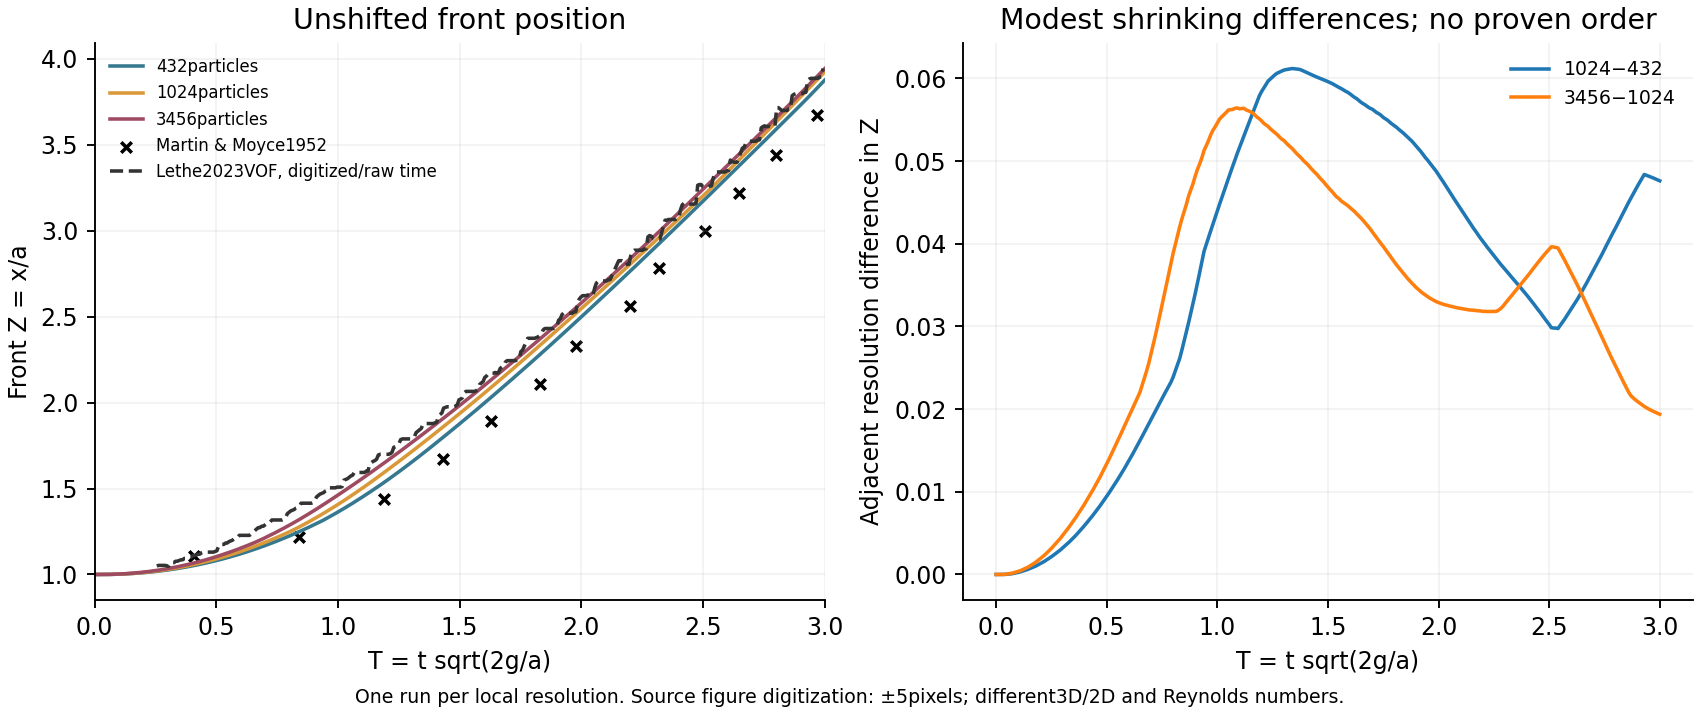

Reproduce this figure in Python.
"""Three local resolutions plus a source-pinned, pixel-digitized VOF reference.

No fitted time shift, solver tuning, original F acceptance change, or claim that
a shrinking pairwise difference proves asymptotic convergence.
"""
from pathlib import Path
from datetime import datetime, timezone
import json
import numpy as np
from PIL import Image

HERE = Path(__file__).resolve().parent


def read(path):
    return json.loads(path.read_text())


def main():
    destination = HERE/'convergence.json'
    assert not destination.exists(), 'Preserve the completed supplement'
    grid = np.linspace(0, 3, 301)
    curves, rows = [], []
    for label, dx in [('dam_break_native_trace', .01), ('dam_break_intermediate_convergence', .0075), ('dam_break_refinement', .005)]:
        folder = HERE/'runs'/label
        d = read(folder/('result.json' if (folder/'result.json').exists() else 'metrics.json'))
        sample = read(folder/'samples.json')
        T = np.r_[0, [r['t'] for r in sample]]*np.sqrt(2*9.81/.06)
        Z = np.r_[1, [r['front_x_m']/.06 for r in sample]]
        curves.append(np.interp(grid, T, Z))
        rows.append(dict(label=label, particles=d['metrics']['particles'], spacing_m=dx,
                         raw_experiment_max_relative_error=d['dam_break_comparison']['max_relative_error'],
                         meets_original_local_10pct_gate=d['dam_break_comparison']['max_relative_error'] <= .1,
                         source=f'f_tier/A01/runs/{label}/samples.json'))
    differences = []
    for index in range(2):
        delta = curves[index+1]-curves[index]
        differences.append(dict(pair=[rows[index]['particles'], rows[index+1]['particles']],
                                RMS_delta_Z=float(np.sqrt(np.mean(delta**2))), max_absolute_delta_Z=float(np.max(np.abs(delta)))))
    # This source image's axes are exact known plotted ranges: T0..3.5, Z1..4.
    # Black curve/markers; red experimental points and legend are not the curve.
    image = np.asarray(Image.open(HERE/'lethe_reference_front.png').convert('RGB'))
    assert image.shape[:2] == (480, 640)
    pixels = []
    for x in range(100, 531):
        ys = np.flatnonzero(np.all(image[64:424, x, :] < 80, axis=1))+64
        # Exclude the source legend's rectangle. Where red experiment markers
        # occlude the numerical curve, no dark curve pixels can be extracted;
        # those columns remain gaps rather than becoming black legend text.
        if x <= 407:
            ys = ys[ys > 114]
        if len(ys):
            bottom = ys.max()
            # The numerical curve is the lowest dark connected segment in each
            # column. The detached legend is above it wherever they overlap X.
            ys = ys[ys >= bottom-8]
            pixels.append([x, float(np.median(ys))])
    pixels = np.asarray(pixels)
    corrected_T = (pixels[:, 0]-80)/(576-80)*3.5
    digitized_Z = 1+(427-pixels[:, 1])/(427-58)*3
    raw_T = corrected_T-.175  # Undo, rather than fit, the publisher's correction.
    usable = (raw_T >= .25) & (raw_T <= 3)
    raw_T, digitized_Z = raw_T[usable], digitized_Z[usable]
    assert len(raw_T) > 200 and np.min(digitized_Z) >= 1
    reference_grid = np.linspace(max(.25, raw_T.min()), min(3., raw_T.max()), 251)
    reference_Z = np.interp(reference_grid, raw_T, digitized_Z)
    for row, curve in zip(rows, curves):
        native = np.interp(reference_grid, grid, curve)
        delta = native-reference_Z
        row['digitized_VOF_comparison'] = dict(RMSE_Z=float(np.sqrt(np.mean(delta**2))),
            mean_relative_error=float(np.mean(np.abs(delta/reference_Z))),
            max_relative_error=float(np.max(np.abs(delta/reference_Z))))
    np.savetxt(HERE/'reference_lethe/digitized_front.csv', np.c_[raw_T, digitized_Z], delimiter=',',
               header='raw_dimensionless_T,digitized_front_Z', comments='')
    result = dict(status='THREE_RESOLUTION_AND_PUBLIC_NUMERICAL_COMPARISON_COMPLETE',
        completed_utc=datetime.now(timezone.utc).isoformat(), new_native_runs=1,
        local_resolutions=rows, pairwise_differences=differences,
        adjacent_RMS_difference_ratio=differences[1]['RMS_delta_Z']/differences[0]['RMS_delta_Z'],
        interpretation='Adjacent differences shrink modestly, while agreement with the1952experiment worsens under refinement. Neither the coarse pass nor this three-level trend establishes asymptotic convergence or physical validity.',
        dissipation_hypothesis='Reduced numerical dissipation under refinement and unmodeled release/bottom effects can explain a faster front. These data do not isolate that cause from boundary/finite-width/solver-discretization errors; no viscosity/clock correction was fitted.',
        count_correction='240/1920/15360 are the separate robot-pour resolutions. The existing dam-break column is432/3456; a1024-particle intermediate preserves its0.06x0.06x0.12m geometry instead of changing the shape to force requested counts.',
        numerical_reference=dict(method='Lethe2023 two-phase VOF Q1-Q1/BDF1, slip walls, adaptive refinement3..5 (finest nominaldx=1/32, columnwidth/dx112).',
            commit='34d345af9ca9c05214cc7ebced1e65e94643bb27',
            source='https://github.com/chaos-polymtl/lethe/tree/34d345af9ca9c05214cc7ebced1e65e94643bb27/doc/source/examples/multiphysics/dam-break',
            figure='f_tier/A01/lethe_reference_front.png', digitized_data='f_tier/A01/reference_lethe/digitized_front.csv',
            raw_numerical_data_available=False, pixel_uncertainty=dict(assumed_pixels=5, T=.0353, Z=.0407),
            time_shift_fitted=False, undo_publisher_dimensionless_time_shift=.175,
            comparability='Same height/width2, nondimensional variables. Independent two-dimensional two-phase slip-wall reference versus finite-width3D single-phase localDFSPH; gravity/viscosity scales imply unequal Reynolds numbers. Pixel data supports a descriptive comparison only, not a high-precision validation gate.'),
        acceptance_changed=False)
    destination.write_text(json.dumps(result, indent=2)+'\n')
    canonical = read(HERE/'result.json')
    canonical['dam_break_convergence_supplement'] = result
    note = 'Three dam-break resolutions432/1024/3456 have raw experiment errors8.04/11.15/14.52%; pairwise trend does not establish convergence. A source-pinned2023 LetheVOF figure is digitized with pixel uncertainty and its published+.175time shift undone, not fitted.'
    if note not in canonical['differences']: canonical['differences'].append(note)
    (HERE/'result.json').write_text(json.dumps(canonical, indent=2)+'\n')
    import matplotlib
    matplotlib.use('Agg')
    import matplotlib.pyplot as plt
    fig, axes = plt.subplots(1, 2, figsize=(10, 4.2), layout='constrained')
    for row, curve, color in zip(rows, curves, ['#35788f', '#d99938', '#9e4b61']):
        axes[0].plot(grid, curve, color=color, label=f"{row['particles']}particles")
    experiment = read(HERE/'runs/dam_break_native_trace/result.json')['dam_break_comparison']
    axes[0].scatter(experiment['T_ref'], experiment['Z_ref'], marker='x', color='black', s=20, label='Martin & Moyce1952')
    axes[0].plot(raw_T, digitized_Z, color='#333', ls='--', label='Lethe2023VOF, digitized/raw time')
    axes[0].set(xlabel='T = t sqrt(2g/a)', ylabel='Front Z = x/a', xlim=(0, 3), title='Unshifted front position')
    axes[0].legend(frameon=False, fontsize=7)
    axes[1].plot(grid, curves[1]-curves[0], label='1024−432')
    axes[1].plot(grid, curves[2]-curves[1], label='3456−1024')
    axes[1].set(xlabel='T = t sqrt(2g/a)', ylabel='Adjacent resolution difference in Z', title='Modest shrinking differences; no proven order')
    axes[1].legend(frameon=False, fontsize=8)
    for ax in axes:
        ax.spines[['top', 'right']].set_visible(False)
        ax.grid(alpha=.15)
    fig.supxlabel('One run per local resolution. Source figure digitization: ±5pixels; different3D/2D and Reynolds numbers.', fontsize=8)
    fig.savefig(HERE/'convergence.pdf')
    fig.savefig(HERE/'convergence.png', dpi=170)
    plt.close(fig)
    print(json.dumps(dict(rows=rows, pairwise=differences, ratio=result['adjacent_RMS_difference_ratio'])))


if __name__ == '__main__':
    main()
